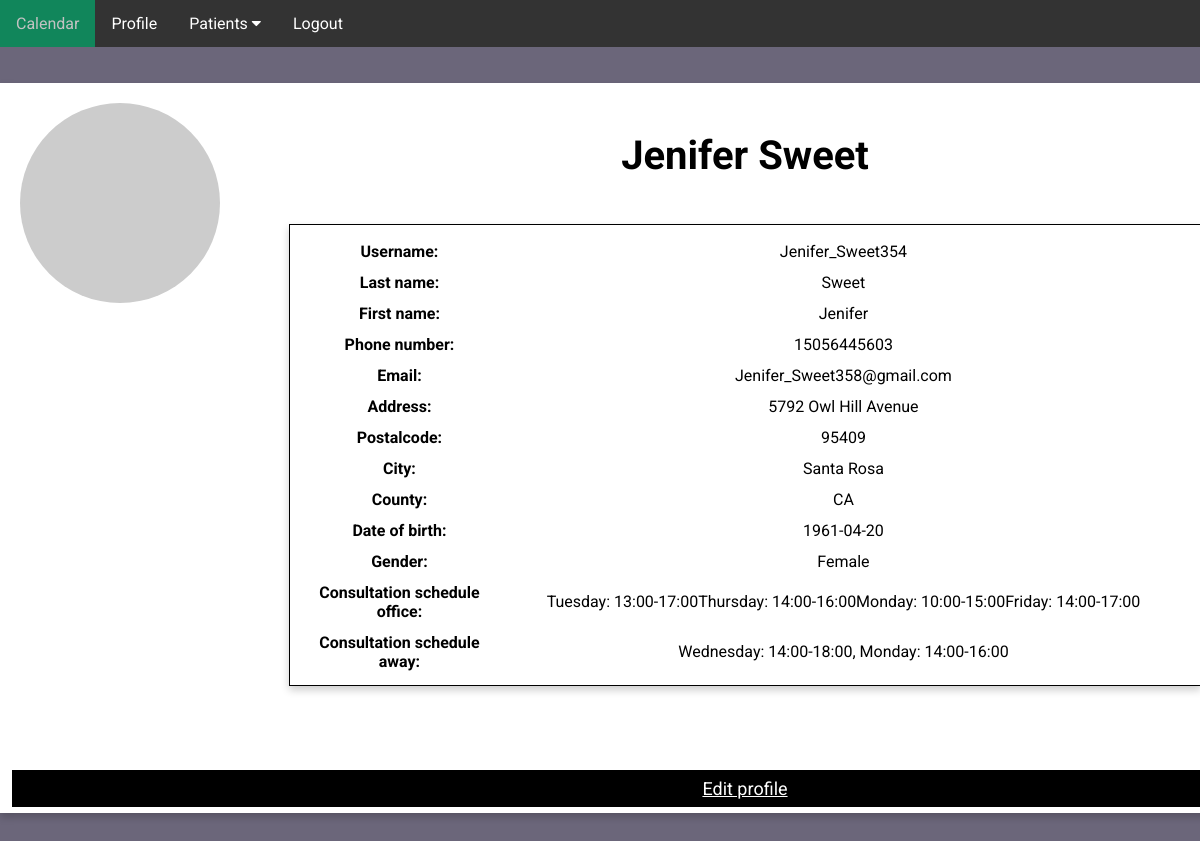
The page /medic-profile (signed in) on the database its author committed.
### app/domain/entities.py (models this page shows, shortened)
class Doctor(db.Model):
    __tablename__ = "doctor"
    id = db.Column(db.Integer, primary_key=True)
    username = db.Column(db.String(64), index=True, unique=True)
    first_name = db.Column(db.String(64), index=True)
    last_name = db.Column(db.String(64), index=True)
    phone_number = db.Column(db.Integer, index=True, unique=True)
    email = db.Column(db.String(128), index=True, unique=True)
    address = db.Column(db.String(256), index=True)
    postalcode = db.Column(db.String(256), index=True)
    city = db.Column(db.String(256), index=True)
    state = db.Column(db.String(256), index=True)
    birth_date = db.Column(db.String(128), index=True)
    gender = db.Column(db.String(8), index=True)
    consultation_schedule_office = db.Column(db.String(128), index=True)
    consultation_schedule_away = db.Column(db.String(128), index=True)
    assistants_schedule = db.Column(db.String(128), index=True)
    password_hash = db.Column(db.String(256), index=True)
    medical_proof = db.Column(db.String(256))
    profile_picture = db.Column(db.String(256))
    patients = db.relationship('Patient', backref='doctor')
    consultations = db.relationship('Consultation', backref='doctor')
    @property
    def number_of_patients(self):
        return len(self.patients)
    def avatar(self, size):
        digest = md5(self.email.lower().encode('utf-8')).hexdigest()
        return 'https://www.gravatar.com/avatar/{}?d=identicon&s={}'.format(
            digest, size)

### app/ui/ui.py (the view)
    @staticmethod
    @app.route('/medic-profile')
    def medic_profile():
        doctor = service.get_doctor_by_id(service.session['doctor'])
        if "doctor" not in service.session:
            return redirect(url_for('home'))
        return render_template('medic-profile.html', doctor=doctor)

### app/repository/database.py (called while the page is built)
    def find_doctor_by_id(self, doctor_id):
        doctor = self.db.session.get(Doctor, doctor_id)
        if doctor is None:
            raise ValueError("Doctor not found")
        return doctor

### app/service/service.py (called while the page is built)
    def get_doctor_by_id(self, doctor_id):
        return self.db.find_doctor_by_id(doctor_id)

### app/ui/ui.py (called while the page is built)
    @staticmethod
    @app.before_request
    def before_request():
        flask.session.permanent = True
        app.permanent_session_lifetime = datetime.timedelta(minutes=5)
        flask.session.modified = True

### app/templates/medic-profile.html (shortened to what this page needs)
<!DOCTYPE html>
<html lang="en">
<head>
    <link rel="stylesheet" href="../static/main-style.css">
    <link rel="stylesheet" href="https://cdnjs.cloudflare.com/ajax/libs/font-awesome/4.7.0/css/font-awesome.min.css">
</head>
<body>
    <section class="header">
            <div class="navbar">
                <a href="/medic-home">Calendar</a>
                <a href="/medic-profile">Profile</a>
                <div class="dropdown">
                    <button class="dropbtn">Patients
                        <i class="fa fa-caret-down"></i>
                    </button>
                </div>
                <a href="{{ url_for('logout') }}">Logout</a>
            </div>
            <div class="main-box">
                {% if doctor.profile_picture==None %}
                    <img src="{{ doctor.avatar(128) }}" class="profile-img" alt="{{ doctor.username }}">
                {% else %}
                    <img src="../static/files/profile_picture_doctor/{{doctor.profile_picture}}" class="profile-img" alt="{{ doctor.username }}">
                {% endif %}
                  <h1 class="name">{{doctor.first_name}} {{doctor.last_name}}</h1>
                  <div class="profile-box">
                    <table class="medic-table">
                        <tr>
                            <th>Username:</th>
                            <td>{{doctor.username}}</td>
                        </tr>
                        <tr>
                            <th>Last name:</th>
                            <td>{{doctor.last_name}}</td>
                        </tr>
                        <tr>
                            <th>First name:</th>
                            <td>{{doctor.first_name}}</td>
                        </tr>
                        <tr>
                            <th>Phone number:</th>
                            <td>{{doctor.phone_number}}</td>
                        </tr>
                        <tr>
                            <th>Email:</th>
                            <td>{{doctor.email}}</td>
                        </tr>
                        <tr>
                            <th>Address:</th>
                            <td>{{doctor.address}}</td>
                        </tr>
                        <tr>
                            <th>Postalcode:</th>
                            <td>{{doctor.postalcode}}</td>
                        </tr>
                        <tr>
                            <th>City:</th>
                            <td>{{doctor.city}}</td>
                        </tr>
                        <tr>
                            <th>County:</th>
                            <td>{{doctor.state}}</td>
                        </tr>
                        <tr>
                            <th>Date of birth:</th>
                            <td>{{doctor.birth_date}}</td>
                        </tr>
                        <tr>
                            <th>Gender:</th>
                            <td>{{doctor.gender}}</td>
                        </tr>
                        <tr>
                            <th>Consultation schedule office:</th>
                            <td>{{doctor.consultation_schedule_office}}</td>
                        </tr>
                        <tr>
                            <th>Consultation schedule away:</th>
                            <td>{{doctor.consultation_schedule_away}}</td>
                        </tr>
                        <tr>
                            <th>Assistants schedule:</th>
                            <td>{{doctor.assistants_schedule}}</td>
                        </tr>
                    </table>
                  </div>
                  <p><a href="/edit-medic" class="contact-btn">Edit profile</a></p>
            </div>
    </section>
</body>
</html>

### app/static/main-style.css (style rules this page uses)
* { margin: 0; padding: 0; font-family: 'Roboto', sans-serif; }
.header { min-height: 100vh; width: 100%; background-color:#6b667a; background-position: center; background-size: cover; position: relative; overflow: auto; }
.navbar { overflow: auto; background-color: #333; font-family: Arial; }
.navbar a { left: 80px; float: left; font-size: 16px; color: white; text-align: center; padding: 14px 16px; text-decoration: none; }
.dropdown { float: left; overflow: hidden; }
.dropdown .dropbtn { font-size: 16px; border: none; outline: none; color: white; padding: 14px 16px; background-color: inherit; font-family: inherit; margin: 0; }
.main-box { box-shadow: 0 4px 8px 0 rgba(0, 0, 0, 0.2); width: 1480px; height: 720px; position: relative; margin: 3% auto; background: #fff; padding: 5px; text-align: center; }
.name { margin: 3% auto; font-size: 40px; }
.contact-btn { position: relative; top: 40px; border: none; outline: 0; display: inline-block; padding: 8px; color: white; background-color: #000; text-align: center; cursor: pointer; width: 98%; font-size: 18px; }
.profile-img { width: 200px; position: absolute; top: 20px; left: 20px; border-radius: 50%; }
.profile-box { width: 900px; height: 450px; border: 1px solid #000; box-shadow: 0 4px 8px 0 rgba(0, 0, 0, 0.2); position: relative; margin: 3% auto; background: #fff; padding: 5px; overflow: auto; text-align: center; }
.medic-table, th, td { margin: auto; padding: 5px; }

### rows shown on the page
Doctor: first_name "Jenifer", last_name "Sweet", username "Jenifer_Sweet354", phone_number "15056445603", email "Jenifer_Sweet358@gmail.com", address "5792 Owl Hill Avenue", postalcode "95409", city "Santa Rosa", state "CA", birth_date "1961-04-20", gender "Female", consultation_schedule_office "Tuesday: 13:00-17:00Thursday: 14:00-16:00Monday: 10:00-15:00Friday: 14:00-17:00", consultation_schedule_away "Wednesday: 14:00-18:00, Monday: 14:00-16:00"
